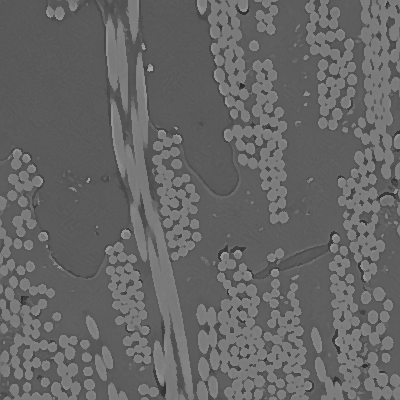
#> input picture lcc/images/gfrp.tiff, 400 x 400 px, given in place of gfrp.tif, which was not available
$ python param_tuning.py
#> lines starting #> are read from the running program, lines starting #| are printed output that depends on the picture; pictures that were not available may be replaced by others from this repository, and a replacement may not be noted
#> further down, img is the input picture: shape (400, 400, 3); min 41, max 166, mean 102
### lcc/scriptsIA/features.py
#!/usr/bin/env python3
# -*- coding: utf-8 -*-
"""
Created on Mon Jul 13 10:43:51 2020

@author: vianna
"""
import numpy as np
import pandas as pd
import cv2
from skimage.filters import gaussian, median, roberts, sobel, scharr, prewitt
from skimage.filters.rank import entropy
from skimage.morphology import disk


def extract_feature(img):

    # Create Empty DataFrame
    # --------------------------------------------------------------
    df = pd.DataFrame()

    # Add original pixel value to the data as feature 1
    # --------------------------------------------------------------
    img_array = img.reshape(-1)         # Reshape picture into single collum
    df['Original Image']= img_array     # Include in dataframe

    # Add Entropy
    # --------------------------------------------------------------
    entropy_img=entropy(img,disk(5))
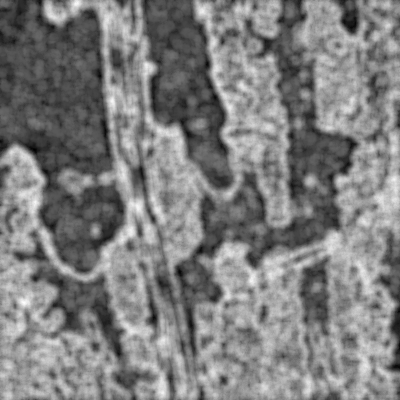
#> entropy_img: shape (400, 400) float64; min 0.826, max 5.06, mean 2.93; drawn with min black and max white
    entropy_imgarray=entropy_img.reshape(-1)
    df['Entropy']= entropy_imgarray

    # Add Gaussian (blur)
    # --------------------------------------------------------------
    img_gaussian = gaussian(img, sigma=3)
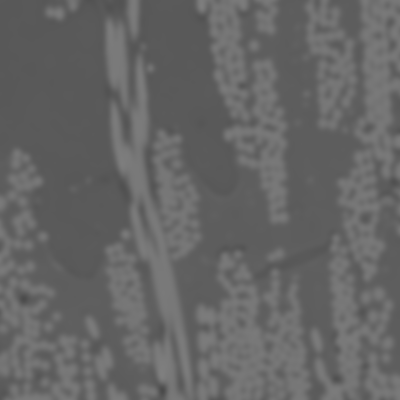
#> img_gaussian: shape (400, 400) float64; min 0.294, max 0.502, mean 0.4
    img_gaussian_array = img_gaussian.reshape(-1)
    df['Gaussian']= img_gaussian_array

    # Add Gaussian (blur)
    # --------------------------------------------------------------
    img_gaussian = gaussian(img, sigma=7)
    img_gaussian_array = img_gaussian.reshape(-1)
    df['Gaussian']= img_gaussian_array

    # Add Gaussian (blur)
    # --------------------------------------------------------------
    img_gaussian = gaussian(img, sigma=10)
    img_gaussian_array = img_gaussian.reshape(-1)
    df['Gaussian']= img_gaussian_array

    # Add Median (blur)
    # --------------------------------------------------------------
    img_median = median(img, np.ones((3,3)))
    img_median_array = img_median.reshape(-1)
    df['Median']= img_median_array

    # Add Roberts Edge
    # --------------------------------------------------------------
    img_roberts = roberts(img)
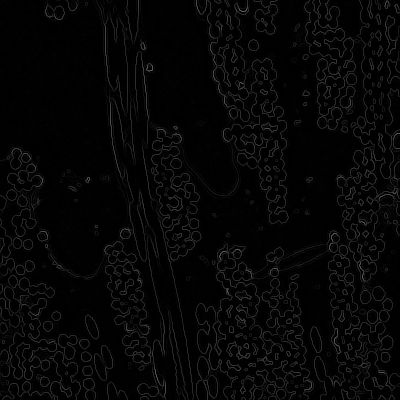
#> img_roberts: shape (400, 400) float64; min 0, max 0.38, mean 0.0246
    img_roberts_array = img_roberts.reshape(-1)
    df['Roberts']= img_roberts_array

    # Add Sobel Edge
    # --------------------------------------------------------------
    img_sobel = sobel(img)
    img_sobel_array = img_sobel.reshape(-1)
    df['Sobel']= img_sobel_array

    # Add Scharr Edge
    # --------------------------------------------------------------
    img_scharr = scharr(img)
    img_scharr_array = img_scharr.reshape(-1)
    df['Scharr']= img_scharr_array

    # Add Prewitt Edge
    # --------------------------------------------------------------
    img_prewitt = prewitt(img)
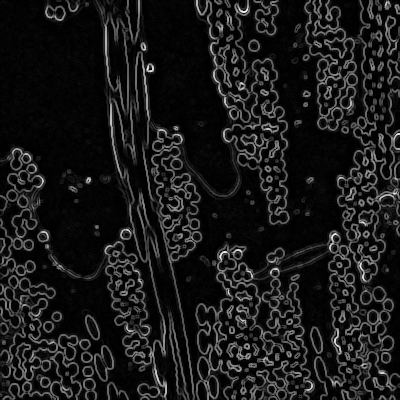
#> img_prewitt: shape (400, 400) float64; min 0, max 0.291, mean 0.0297; drawn with min black and max white
    img_prewitt_array = img_prewitt.reshape(-1)
    df['Prewitt']= img_prewitt_array

    # Add Canny Edge
    # --------------------------------------------------------------
    img_canny = cv2.Canny(img, 100, 200)
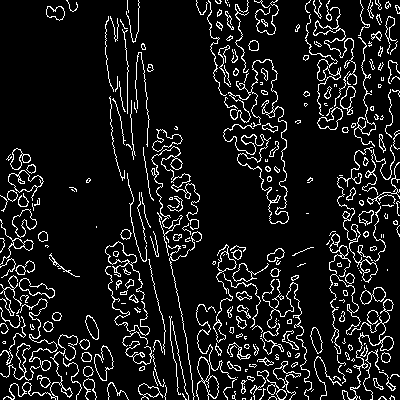
#> img_canny: shape (400, 400); 9.9% white in thin lines or dots
    img_canny_array = img_canny.reshape(-1)
    df['Canny Edge']= img_canny_array

    #import matplotlib.pyplot as plt
    #plt.imshow(entropy_img)

    return df

### lcc/scriptsIA/param_tuning.py
# ------------------------------------------------------------------
#  Code to determine best hyperparameters for image segmentation
#  Autor: Rafael Vianna
#  Date: 2020 July
# -----------------------------------------------------------------

import pandas as pd
import cv2
from features import extract_feature
import time

# ------------------------------------------------------------------
# ------------------------ DataFrame Creation ----------------------
# ------------------------------------------------------------------
name = "gfrp"

# Import original image
# ------------------------------------------------------------------
img = cv2.imread(name +'.tif')
img = cv2.cvtColor(img, cv2.COLOR_BGR2GRAY)

# Feature Extraction
# ------------------------------------------------------------------
df=extract_feature(img)
#> df = table of 160000 rows and 9 columns

#Import labeled image
# ------------------------------------------------------------------
labeled = cv2.imread('labeled_'+ name +'.tif')
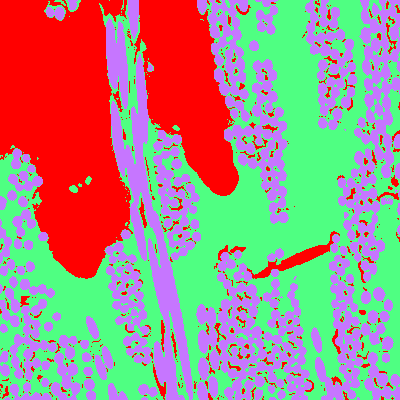
#> input picture lcc/images/labeled_gfrp.tiff, 400 x 400 px, given in place of labeled_gfrp.tif, which was not available
#> labeled is the input picture: shape (400, 400, 3); mean B, G, R 133.1, 143.7, 163.3
labeled = cv2.cvtColor(labeled, cv2.COLOR_BGR2GRAY)
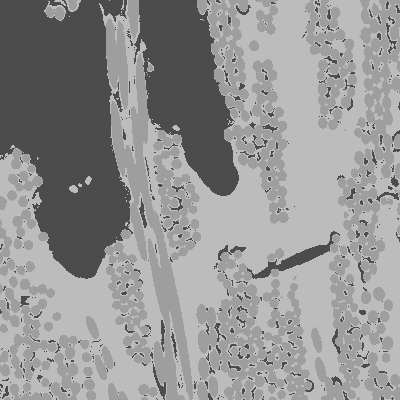
#> labeled: shape (400, 400); min 76, max 188, mean 148.4
labeled_array = labeled.reshape(-1)
df['Label']= labeled_array

# Dependent variables
# ------------------------------------------------------------------
Y= df['Label'].values

# Independent variables
# ------------------------------------------------------------------
X= df.drop(labels = ['Label'], axis=1)
#> X = table of 160000 rows and 9 columns

# ------------------------------------------------------------------
# ----------------------- Hyperparameter Tuning --------------------
# ------------------------------------------------------------------

from sklearn.model_selection import GridSearchCV
from sklearn.model_selection import RandomizedSearchCV
from sklearn.ensemble import RandomForestClassifier
from sklearn.svm import LinearSVC
from sklearn.naive_bayes import GaussianNB
from sklearn.linear_model import LogisticRegression


# Define the hyperparameter values for each model
# ------------------------------------------------------------------
model_params = {
#    'random_forest':{
#        'model': RandomForestClassifier(),
#        'params': {'n_estimators': [5, 10, 15, 20, 25]}
#    }
#    'naive_bayes':{
#        'model': GaussianNB(),
#        'params': {}
#    },
    'logistic_regression':{
        'model': LogisticRegression(max_iter=100, tol=1e-2),
        'params': {'C': [1, 5, 10, 15, 20],
                   'solver': ['sag', 'saga', 'lbfgs', 'newton-cg']
                   }
    },
    'svc':{
        'model': LinearSVC(max_iter=100, tol=1e-2),
        'params': {'C': [1, 5, 10, 15, 20],
                   'loss': ['hinge', 'squared_hinge'],
                   'multi_class': ['ovr', 'crammer_singer']
                   }
    }
   }

# Create a grid search for each model
# ------------------------------------------------------------------
scores=[]

for model_name, mp in model_params.items():
    print(model_name)
    start = time.time()
    clf = RandomizedSearchCV( mp['model'], mp['params'], cv=3, n_iter=10, n_jobs=-1)
#> (the run stopped early here; a loop or call above may not have finished)
